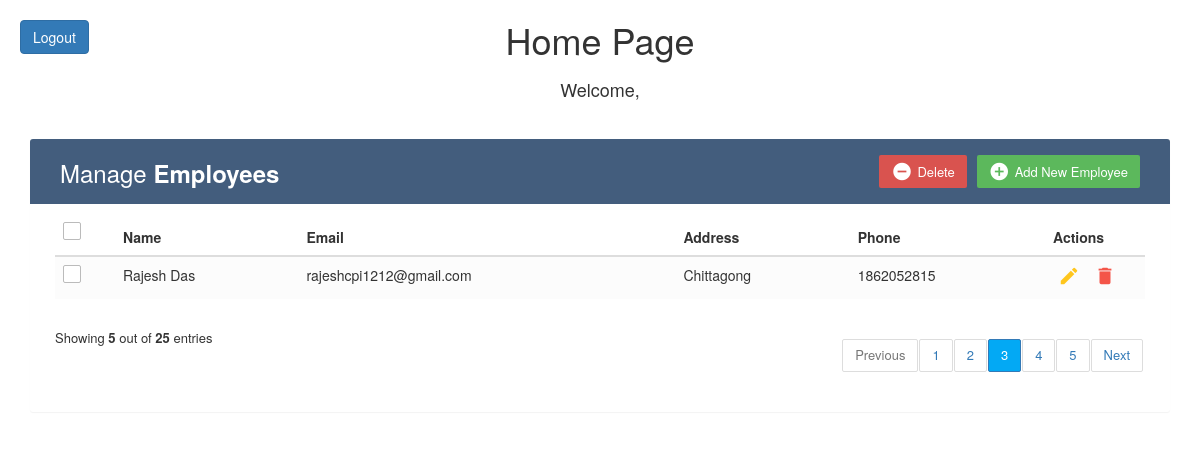
The page /editPage on the database its author committed.
### myApp/models.py (models this page shows)
class Employees(models.Model):
    name=models.CharField(max_length=200)
    email=models.EmailField(max_length=200)
    address=models.TextField()
    mobile=models.IntegerField()

### myProject/views.py (the view)
# urls.py: path('editPage', views.editPage,name="editPage"),
def editPage(request):
    emp=Employees.objects.all()
    content={
        "emp":emp
    }
    return render(request,"home.html",content)

### template/home.html (shortened to what this page needs)
<!DOCTYPE html>
<html lang="en">
<head>
</head>
<link rel="stylesheet" href="https://maxcdn.bootstrapcdn.com/font-awesome/4.7.0/css/font-awesome.min.css">
<link rel="stylesheet" href="https://maxcdn.bootstrapcdn.com/bootstrap/3.3.7/css/bootstrap.min.css">
  <body>
    <a href="{% url 'loginPage' %}" class="btn btn-primary logout-button">Logout</a>
    <div class="container d-flex h-100 justify-content-center align-items-center">
        <div class="text-center">
            <h1>Home Page</h1>
        </div>
    </div>
	<div class="container d-flex h-100 justify-content-center align-items-center">
    <div class="text-center">
        <h4>Welcome, {{ user_name }}</h4>
    </div>
</div>
    <div class="container">
        <div class="table-wrapper">
            <div class="table-title">
                <div class="row">
                    <div class="col-sm-6">
						<h2>Manage <b>Employees</b></h2>
					</div>
					<div class="col-sm-6">
						<a href="#addEmployeeModal" class="btn btn-success" data-toggle="modal"><i class="material-icons">&#xE147;</i> <span>Add New Employee</span></a>
						<a href="#deleteEmployeeModal" class="btn btn-danger" data-toggle="modal"><i class="material-icons">&#xE15C;</i> <span>Delete</span></a>
					</div>
                </div>
            </div>
            <table class="table table-striped table-hover">
                <thead>
                    <tr>
						<th>
							<span class="custom-checkbox">
								<label for="selectAll"></label>
							</span>
						</th>
                        <th>Name</th>
                        <th>Email</th>
						<th>Address</th>
                        <th>Phone</th>
                        <th>Actions</th>
                    </tr>
                </thead>
				<tbody>
					{% for i in emp %}
					<tr>
						<td>
							<span class="custom-checkbox">
								<label for="checkbox1"></label>
							</span>
						</td>
						<td>{{ i.name }}</td>
						<td>{{ i.email }}</td>
						<td>{{ i.address }}</td>
						<td>{{ i.mobile }}</td>
						<td>
							<a href="#editEmployeeModal-{{forloop.counter}}" class="edit" data-toggle="modal"><i class="material-icons" data-toggle="tooltip" title="Edit">&#xE254;</i></a>
							<a href="#deleteEmployeeModal-{{forloop.counter}}" class="delete" data-toggle="modal"><i class="material-icons" data-toggle="tooltip" title="Delete">&#xE872;</i></a>
						</td>
					</tr>
					{% endfor %}
				</tbody>
            </table>
			<div class="clearfix">
                <div class="hint-text">Showing <b>5</b> out of <b>25</b> entries</div>
                <ul class="pagination">
                    <li class="page-item disabled"><a href="#">Previous</a></li>
                    <li class="page-item"><a href="#" class="page-link">1</a></li>
                    <li class="page-item"><a href="#" class="page-link">2</a></li>
                    <li class="page-item active"><a href="#" class="page-link">3</a></li>
                    <li class="page-item"><a href="#" class="page-link">4</a></li>
                    <li class="page-item"><a href="#" class="page-link">5</a></li>
                    <li class="page-item"><a href="#" class="page-link">Next</a></li>
                </ul>
            </div>
        </div>
    </div>
</body>
</html>

### template/home.html (style rules this page uses)
body { color: #566787; font-family: 'Varela Round', sans-serif; font-size: 13px; color: #566787; background: #f5f5f5; }
.table-wrapper { background: #fff; padding: 20px 25px; margin: 30px 0; border-radius: 3px; box-shadow: 0 1px 1px rgba(0,0,0,.05); }
.table-title { padding-bottom: 15px; background: #435d7d; color: #fff; padding: 16px 30px; margin: -20px -25px 10px; border-radius: 3px 3px 0 0; }
.table-title h2 { margin: 5px 0 0; font-size: 24px; }
.table-title .btn { color: #fff; float: right; font-size: 13px; border: none; min-width: 50px; border-radius: 2px; border: none; outline: none !important; margin-left: 10px; }
.table-title .btn i { float: left; font-size: 21px; margin-right: 5px; }
.table-title .btn span { float: left; margin-top: 2px; }
table.table tr th, table.table tr td { border-color: #e9e9e9; padding: 12px 15px; vertical-align: middle; }
table.table tr th:first-child { width: 60px; }
table.table tr th:last-child { width: 100px; }
table.table-striped tbody tr:nth-of-type(odd) { background-color: #fcfcfc; }
table.table td:last-child i { opacity: 0.9; font-size: 22px; margin: 0 5px; }
table.table td a { font-weight: bold; color: #566787; display: inline-block; text-decoration: none; outline: none !important; }
table.table td a.edit { color: #FFC107; }
table.table td a.delete { color: #F44336; }
table.table td i { font-size: 19px; }
.pagination { float: right; margin: 0 0 5px; }
.pagination li a { border: none; font-size: 13px; min-width: 30px; min-height: 30px; color: #999; margin: 0 2px; line-height: 30px; border-radius: 2px !important; text-align: center; padding: 0 6px; }
.pagination li.active a, .pagination li.active a.page-link { background: #03A9F4; }
.hint-text { float: left; margin-top: 10px; font-size: 13px; }
.custom-checkbox { position: relative; }
.custom-checkbox label:before { width: 18px; height: 18px; }
.custom-checkbox label:before { content: ''; margin-right: 10px; display: inline-block; vertical-align: text-top; background: white; border: 1px solid #bbb; border-radius: 2px; box-sizing: border-box; z-index: 2; }
.logout-button { position: absolute; top: 20px; left: 20px; }

### rows shown on the page
Employees: name "Rajesh Das", email "rajeshcpi1212@gmail.com", address "Chittagong", mobile "1862052815"
